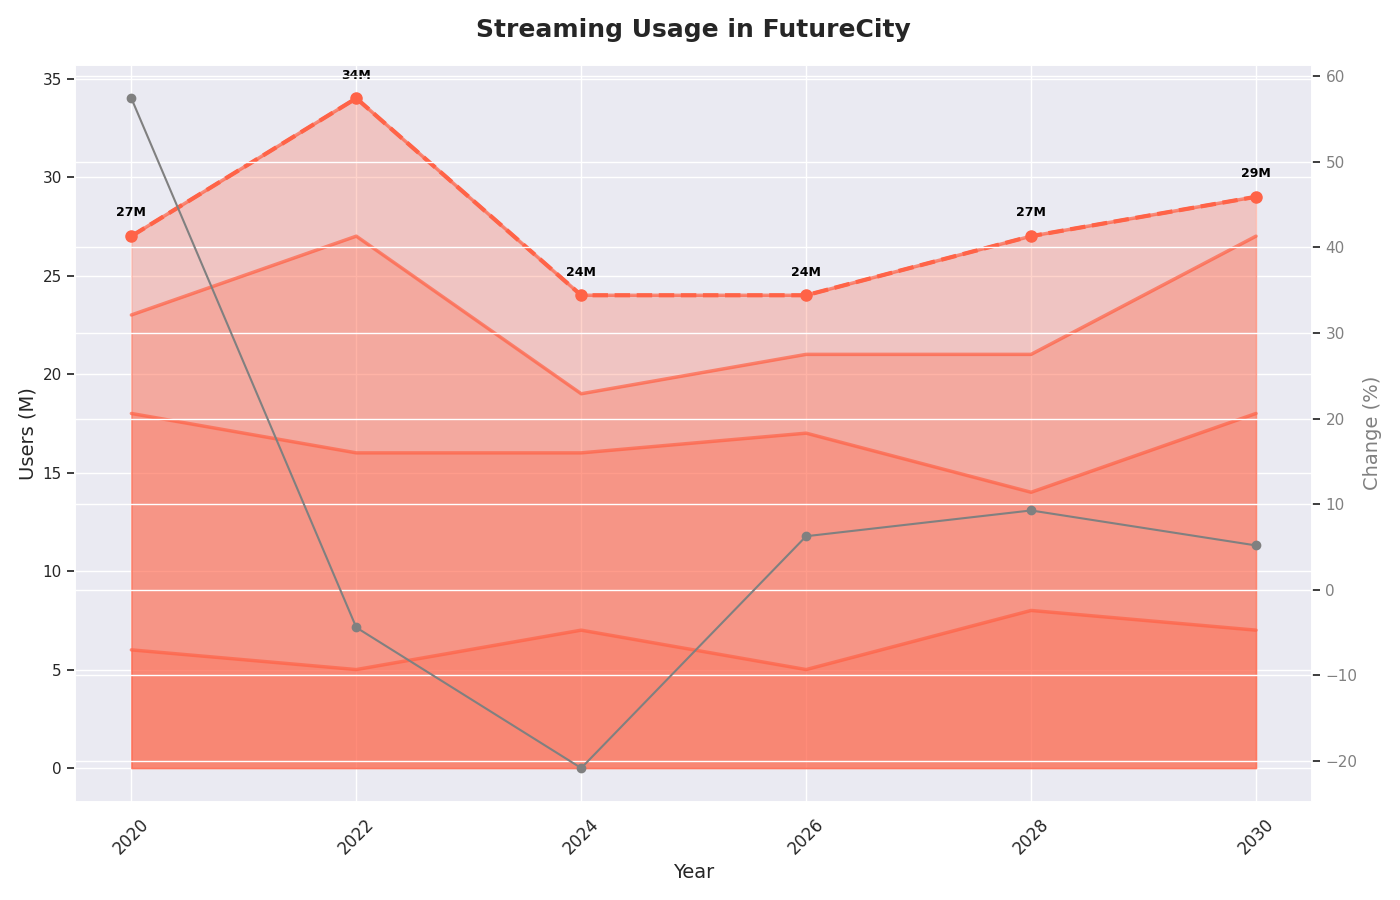

This chart was generated by the following Python code:
import matplotlib.pyplot as plt
import numpy as np

years = np.array([2020, 2022, 2024, 2026, 2028, 2030])

movies_streaming = np.array([6, 5, 7, 5, 8, 7])
tv_streaming = np.array([12, 11, 9, 12, 6, 11])
music_streaming = np.array([5, 11, 3, 4, 7, 9])
podcast_streaming = np.array([4, 7, 5, 3, 6, 2])

total_streaming = movies_streaming + tv_streaming + music_streaming + podcast_streaming

fig, ax = plt.subplots(figsize=(14, 9))

def gradient_fill(x, y, ax=None, color='blue', alpha=0.7):
    if ax is None:
        ax = plt.gca()
    ax.plot(x, y, color=color, alpha=alpha, linewidth=2.5)
    ax.fill_between(x, 0, y, color=color, alpha=alpha*0.4)

single_color = '#FF6347'

gradient_fill(years, movies_streaming, ax=ax, color=single_color)
gradient_fill(years, movies_streaming + tv_streaming, ax=ax, color=single_color)
gradient_fill(years, movies_streaming + tv_streaming + music_streaming, ax=ax, color=single_color)
gradient_fill(years, total_streaming, ax=ax, color=single_color)

ax.plot(years, total_streaming, color=single_color, linewidth=3, linestyle='--', marker='o', markersize=8)

for i, year in enumerate(years):
    ax.text(year, total_streaming[i] + 1, f'{total_streaming[i]}M', fontsize=9, ha='center', color='black', weight='bold')

ax.set_title('Streaming Usage in FutureCity', fontsize=18, weight='bold', pad=20)
ax.set_xlabel('Year', fontsize=14)
ax.set_ylabel('Users (M)', fontsize=14)

ax.set_xticks(years)
ax.set_xticklabels(years, fontsize=12, rotation=45)

ax2 = ax.twinx()
percentage_change = np.gradient(total_streaming, edge_order=2) / total_streaming * 100
ax2.plot(years, percentage_change, 'o-', color='grey', markersize=6, linestyle='-')
ax2.set_ylabel('Change (%)', fontsize=14, color='grey')
ax2.tick_params(axis='y', labelcolor='grey')

plt.tight_layout()
plt.show()
